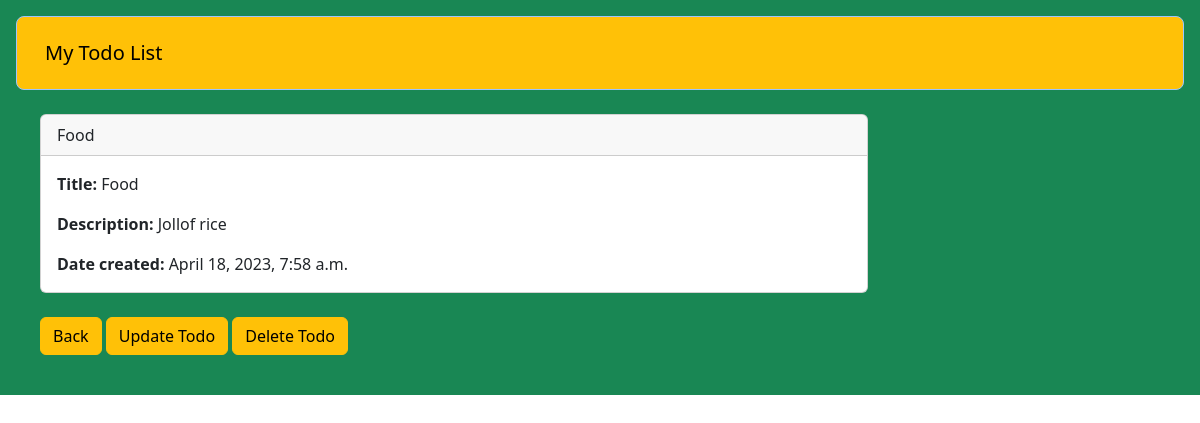
The page /todo_lists/5/ on the database its author committed.
### app/models.py (models this page shows, shortened)
class Todo(models.Model):
    title = models.CharField(max_length=100)
    description = models.TextField(blank=True)
    completed = models.BooleanField(default=False)
    created_at = models.DateTimeField(auto_now_add=True)

### app/views.py (the view)
# urls.py: path('todo_lists/<int:pk>/', views.todo_lists, name='todo_lists'),
def todo_lists(request, pk):
        todo_lists=Todo.objects.get(id=pk)
        return render(request, 'todo_lists.html', {'todo_lists':todo_lists})

### app/templates/todo_lists.html (shortened to what this page needs)
<!DOCTYPE html>
<html lang="en">
<head>
    <link href="https://cdn.jsdelivr.net/npm/bootstrap@5.3.0-alpha3/dist/css/bootstrap.min.css" rel="stylesheet">
</head>
<body>
    <div class="p-3 mb-2 bg-success text-emphasis-warning">
    <nav class="navbar p-3 text-primary-emphasis bg-warning border border-primary-subtle rounded-3">
  <div class="container-fluid">
    <a class="navbar-brand" href="#">
      My Todo List
    </a>
  </div>
</nav>
<div class="col-9 mt- p-4">
    <div class="card">
    <div class="card-header">
        {{ todo_lists.title }}
    </div>
    <div class="card-body">
        <p class="card-text"> <strong> Title:</strong> {{ todo_lists.title }} </p>
        <p class="card-text"> <strong> Description: </strong> {{ todo_lists.description }} </p>
            <p class="card-text"> <strong> Date created:</strong> {{ todo_lists.created_at }} </p>
    </div>
  </div>
  <br>
  <a href="{% url 'home' %}" class="btn btn-warning"> Back </a>
  <a href="{% url 'update' todo_lists.id %}" class="btn btn-warning">Update Todo</a>
  <a href="{% url 'delete' todo_lists.id %}" class="btn btn-warning">Delete Todo</a>
    </div>
    </div>
</body>
</html>

### rows shown on the page
Todo: title "Food", description "Jollof rice", created_at "April 18, 2023, 7:58 a.m."
